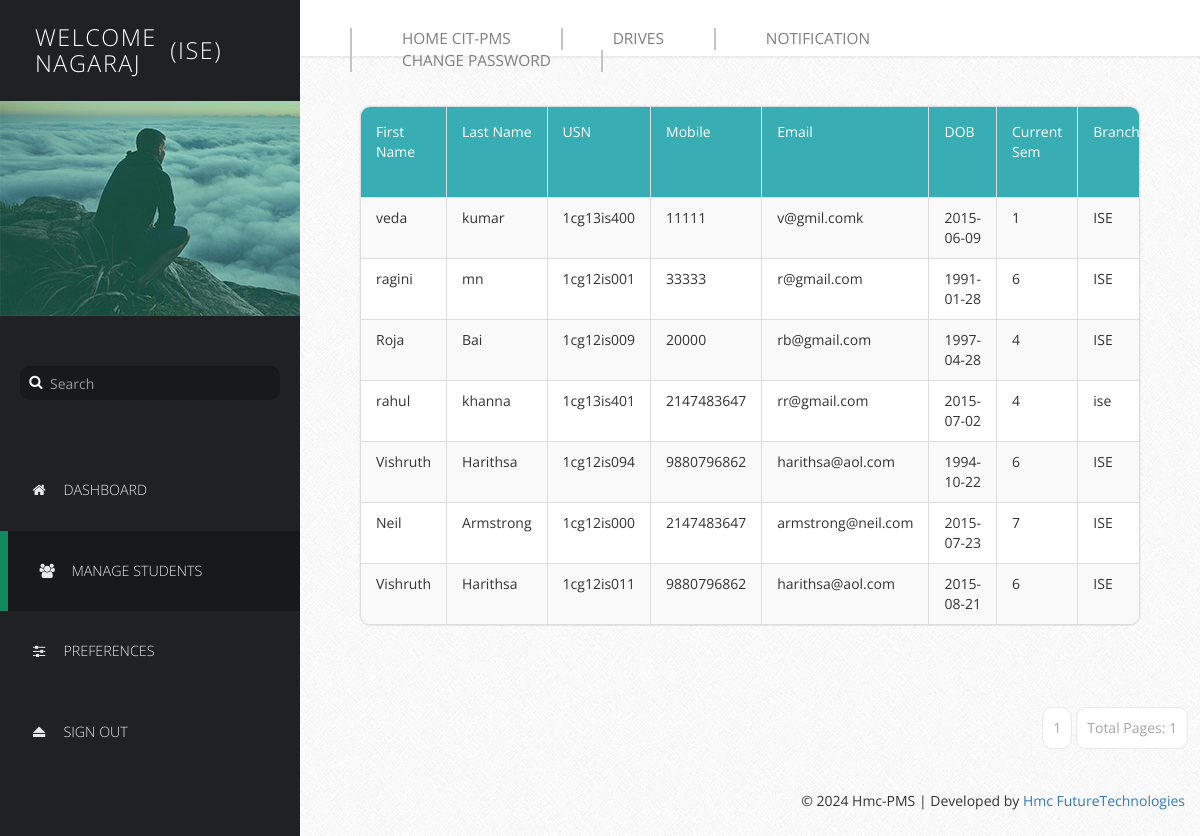
Screenshot of /Profilers/HODProfile/manage-users1.php (signed in) with the database file from the repository.
### tables this page shows
CREATE TABLE IF NOT EXISTS `basicdetails` (
  `Id` int(11) NOT NULL AUTO_INCREMENT,
  `FirstName` varchar(25) NOT NULL,
  `LastName` varchar(25) NOT NULL,
  `USN` varchar(10) NOT NULL,
  `Mobile` bigint(11) NOT NULL,
  `Email` varchar(255) NOT NULL,
  `DOB` date NOT NULL,
  `Sem` int(11) NOT NULL,
  `Branch` varchar(15) NOT NULL,
  `SSLC` float NOT NULL,
  `PU/Dip` float NOT NULL,
  `BE` float NOT NULL,
  `Backlogs` int(11) NOT NULL,
  `HofBacklogs` tinyint(1) NOT NULL,
  `DetainYears` int(11) NOT NULL,
  `Approve` tinyint(1) NOT NULL DEFAULT '0',
  `ApprovalDate` date NOT NULL,
  PRIMARY KEY (`Id`,`USN`),
  UNIQUE KEY `USN` (`USN`,`Mobile`,`Email`)
);

### Profilers/HODProfile/manage-users1.php (the view, shortened to what this page needs)
<?php
$p = $_SESSION['department'];
$num_rec_per_page = 15;
try {
    $conn = new PDO("mysql:host=localhost;dbname=placement", "harsh", "harsh2005");
    $conn->setAttribute(PDO::ATTR_ERRMODE, PDO::ERRMODE_EXCEPTION);
    $page = isset($_GET['page']) ? (int)$_GET['page'] : 1;
    $start_from = ($page - 1) * $num_rec_per_page;
    $stmt = $conn->prepare("SELECT * FROM basicdetails WHERE Branch = :branch LIMIT :start, :limit");
    $stmt->bindParam(':branch', $p, PDO::PARAM_STR);
    $stmt->bindParam(':start', $start_from, PDO::PARAM_INT);
    $stmt->bindParam(':limit', $num_rec_per_page, PDO::PARAM_INT);
    $stmt->execute();
    $students = $stmt->fetchAll(PDO::FETCH_ASSOC);
} catch (PDOException $e) {
    echo "Error: " . $e->getMessage();
    exit();
}
?>
<!DOCTYPE html>
<html lang="en">
<head>
    <link href="css/font-awesome.min.css" rel="stylesheet">
    <link href="css/bootstrap.min.css" rel="stylesheet">
    <link href="css/templatemo-style.css" rel="stylesheet">
</head>
<body>
<div class="templatemo-flex-row">
    <div class="templatemo-sidebar">
        <header class="templatemo-site-header">
            <h1>Welcome<br><?php echo htmlspecialchars($_SESSION['husername']); ?></h1>
            <h1>(<?php echo htmlspecialchars($_SESSION['department']); ?>)</h1>
        </header>
        <div class="profile-photo-container">
            <img src="images/profile-photo.jpg" alt="Profile Photo" class="img-responsive">
            <div class="profile-photo-overlay"></div>
        </div>
        <form class="templatemo-search-form" role="search">
            <div class="input-group">
                <button type="submit" class="fa fa-search"></button>
                <input type="text" class="form-control" placeholder="Search" name="srch-term" id="srch-term">
            </div>
        </form>
        <nav class="templatemo-left-nav">
            <ul>
                <li><a href="login.php"><i class="fa fa-home fa-fw"></i>Dashboard</a></li>
                <li><a href="#" class="active"><i class="fa fa-users fa-fw"></i>Manage Students</a></li>
                <li><a href="preferences.php"><i class="fa fa-sliders fa-fw"></i>Preferences</a></li>
                <li><a href="logout.php"><i class="fa fa-eject fa-fw"></i>Sign Out</a></li>
            </ul>
        </nav>
    </div>
    <div class="templatemo-content col-1 light-gray-bg">
        <div class="templatemo-top-nav-container">
            <nav class="templatemo-top-nav">
                <ul>
                    <li><a href="../../Homepage/index.php">Home CIT-PMS</a></li>
                    <li><a href="../../Drives/index.php">Drives</a></li>
                    <li><a href="Notif.php">Notification</a></li>
                    <li><a href="Change Password.php">Change Password</a></li>
                </ul>
            </nav>
        </div>
        <div class="templatemo-content-container">
            <div class="templatemo-content-widget no-padding">
                <div class="panel panel-default table-responsive">
                    <table class="table table-striped table-bordered templatemo-user-table">
                        <thead>
                            <tr>
                                <td>First Name</td>
                                <td>Last Name</td>
                                <td>USN</td>
                                <td>Mobile</td>
                                <td>Email</td>
                                <td>DOB</td>
                                <td>Current Sem</td>
                                <td>Branch</td>
                            </tr>
                        </thead>
                        <tbody>
                            <?php foreach ($students as $student): ?>
                                <tr>
                                    <td><?php echo htmlspecialchars($student['FirstName']); ?></td>
                                    <td><?php echo htmlspecialchars($student['LastName']); ?></td>
                                    <td><?php echo htmlspecialchars($student['USN']); ?></td>
                                    <td><?php echo htmlspecialchars($student['Mobile']); ?></td>
                                    <td><?php echo htmlspecialchars($student['Email']); ?></td>
                                    <td><?php echo htmlspecialchars($student['DOB']); ?></td>
                                    <td><?php echo htmlspecialchars($student['Sem']); ?></td>
                                    <td><?php echo htmlspecialchars($student['Branch']); ?></td>
                                </tr>
                            <?php endforeach; ?>
                        </tbody>
                    </table>
                </div>
            </div>
        </div>
        <div class="pagination-wrap">
            <ul class="pagination">
                <?php
                $stmt = $conn->prepare("SELECT COUNT(*) FROM basicdetails WHERE Branch = :branch");
                $stmt->bindParam(':branch', $p, PDO::PARAM_STR);
                $stmt->execute();
                $total_records = $stmt->fetchColumn();
                $total_pages = ceil($total_records / $num_rec_per_page);
                for ($i = 1; $i <= $total_pages; $i++) {
                    echo "<li><a href='manage-users1.php?page=$i'>$i</a></li>";
                }
                ?>
                <li><a>Total Pages: <?php echo $total_pages; ?></a></li>
            </ul>
        </div>
        <footer class="text-right">
            <p>&copy; 2024 Hmc-PMS | Developed by <a href="#" target="_parent">Hmc FutureTechnologies</a></p>
        </footer>
    </div>
</div>
</body>
</html>

### Profilers/HODProfile/css/templatemo-style.css (style rules this page uses)
* { font-family: 'Open Sans', sans-serif; }
body { font-size: 13px; }
body, .templatemo-left-nav { background: #1f2124; }
h1, h2, h3 { margin: 0; }
ul { list-style-type: none; margin: 0; padding: 0; }
nav li { font-size: 1.1em; list-style: none; text-transform: uppercase; }
.light-gray-bg { font-family:"Trebuchet MS", "Myriad Pro", Arial, sans-serif; font-size:14px; background:#f4f4f4 url(../images/bg.png) repeat top left; color:#333; overflow-y:scroll; }
footer { padding: 15px; }
.templatemo-sidebar { width: 300px; }
.templatemo-site-header { margin: 25px 30px; }
.templatemo-site-header h1 { color: white; display: inline-block; font-size: 1.8em; font-weight: 300; letter-spacing: 1.5px; margin: 0 5px; text-transform: uppercase; vertical-align: middle; }
.profile-photo-container { position: relative; }
.profile-photo-overlay { background-color: rgba(4, 152, 114, 0.35); position: absolute; top: 0; left: 0; width: 100%; height: 100%; transition: all 0.3s ease; }
.templatemo-search-form { font-size: 1.1em; margin: 50px 20px; }
.templatemo-search-form .input-group { width: 100%; }
.templatemo-search-form .input-group .form-control { background-color: #18191b; border: none; border-radius: 10px; color: #DDD; padding-left: 30px; }
.templatemo-search-form .input-group { position: relative; }
.fa-search { height:32px; width:32px; border: none; cursor: pointer; color:white; background:transparent; position:absolute; top: 0; left: 0; z-index: 100; }
.templatemo-left-nav li { font-weight: 300; }
.templatemo-left-nav a.active, .templatemo-left-nav a:hover { background: #18191b; border-left: 8px solid #13895F; }
.templatemo-left-nav a { color: #e9e9ea; display: block; padding: 30px; transition: all 0.3s ease; }
.templatemo-left-nav .fa { margin-right: 15px; }
.templatemo-top-nav-container { background-color: white; padding: 28px 50px; box-shadow: 0px 0px 2px 2px rgba(161, 159, 159, 0.18); }
.templatemo-top-nav li { float: left; list-style: none; }
.templatemo-top-nav a { color: #7f7f7f; display: block; padding: 0 50px; border-left: 2px solid #c5c5c5; }
.templatemo-top-nav li:last-child a { border-right: 2px solid #c5c5c5; }
.templatemo-content { margin-top: 0px; min-height: 600px; padding: 0; overflow-x: hidden; }
.templatemo-content-container { padding: 40px 50px; }
.templatemo-flex-row { display: -webkit-flex; display: -ms-flexbox; display: flex; }
.col-1 { -webkit-flex: 1; -ms-flex: 1; flex: 1; }
.templatemo-content-widget { border-radius: 10px; padding: 30px; position: relative; margin: 10px; box-shadow: 0px 0px 1px 1px rgba(161, 159, 159, 0.1); }
.templatemo-content-widget.no-padding { padding: 0; }
.panel { border-radius: 10px; }
.pagination-wrap { margin-right: 10px; text-align: right; }
.pagination>li>a { border-color: #E9E8E8; color: #a6a6a6; margin: 2px; padding: 10px; }
.pagination>li>a, .pagination>li:first-child>a, .pagination>li:last-child>a { border-radius: 10px; }
.table { margin-bottom: 0; }
.table>tbody>tr>td { padding: 10px 15px; }
.table>thead>tr>td { padding: 15px; }
.templatemo-user-table thead { background-color: #39ADB4; color: white; }
.panel>.table-responsive:last-child>.table:last-child, .panel>.table:last-child { border-bottom-right-radius: 10px; border-bottom-left-radius: 10px; }
.panel>.table:first-child { border-top-left-radius: 10px; border-top-right-radius: 10px; }
@media only screen and (min-width: 768px) { .templatemo-left-nav { display: block !important; } }

### rows the page displays
basicdetails: FirstName "veda", LastName "kumar", USN "1cg13is400", Mobile "11111", Email "v@gmil.comk", DOB "2015-06-09", Sem "1", Branch "ISE"
basicdetails: FirstName "ragini", LastName "mn", USN "1cg12is001", Mobile "33333", Email "r@gmail.com", DOB "1991-01-28", Sem "6", Branch "ISE"
basicdetails: FirstName "Roja", LastName "Bai", USN "1cg12is009", Mobile "20000", Email "rb@gmail.com", DOB "1997-04-28", Sem "4", Branch "ISE"
basicdetails: FirstName "rahul", LastName "khanna", USN "1cg13is401", Mobile "2147483647", Email "rr@gmail.com", DOB "2015-07-02", Sem "4", Branch "ise"
basicdetails: FirstName "Vishruth", LastName "Harithsa", USN "1cg12is094", Mobile "9880796862", Email "harithsa@aol.com", DOB "1994-10-22", Sem "6", Branch "ISE"
basicdetails: FirstName "Neil", LastName "Armstrong", USN "1cg12is000", Mobile "2147483647", Email "armstrong@neil.com", DOB "2015-07-23", Sem "7", Branch "ISE"
basicdetails: FirstName "Vishruth", LastName "Harithsa", USN "1cg12is011", Mobile "9880796862", Email "harithsa@aol.com", DOB "2015-08-21", Sem "6", Branch "ISE"

### other values shown
$_SESSION['husername'] "NAGARAJ"
$_SESSION['department'] "ISE"
$total_pages "1"
